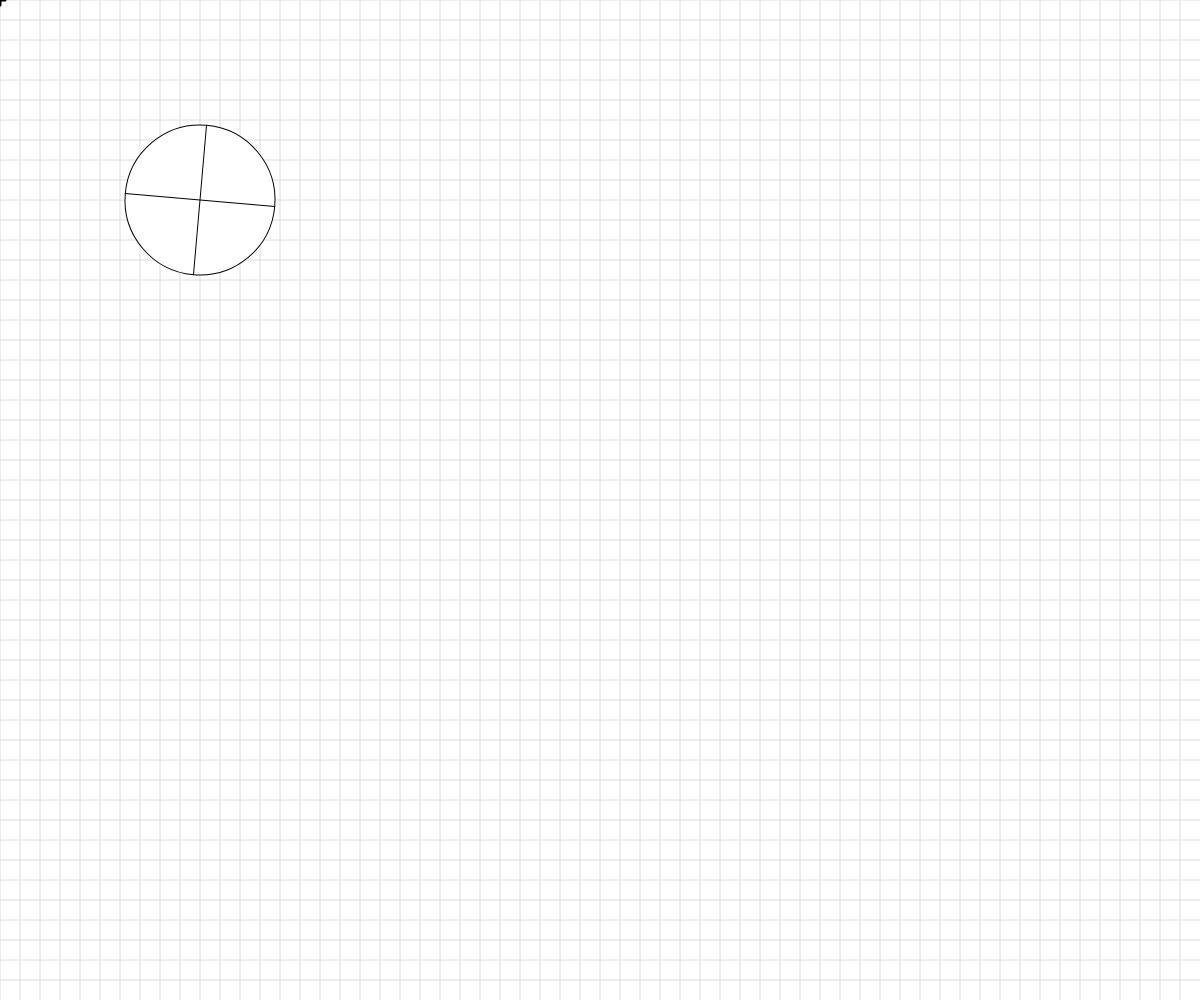
Frame 1 (no input)
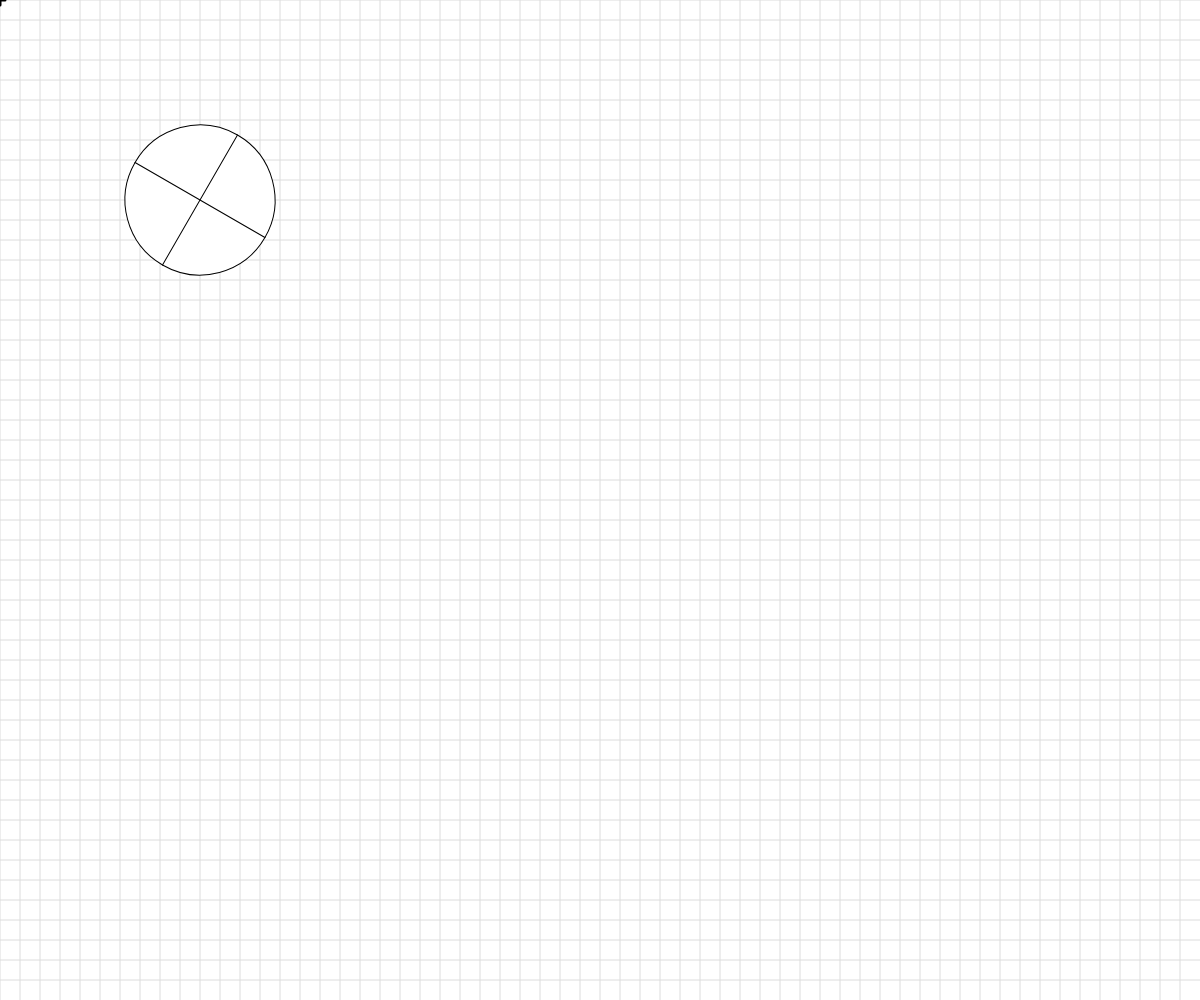
Frame 60 (no input)
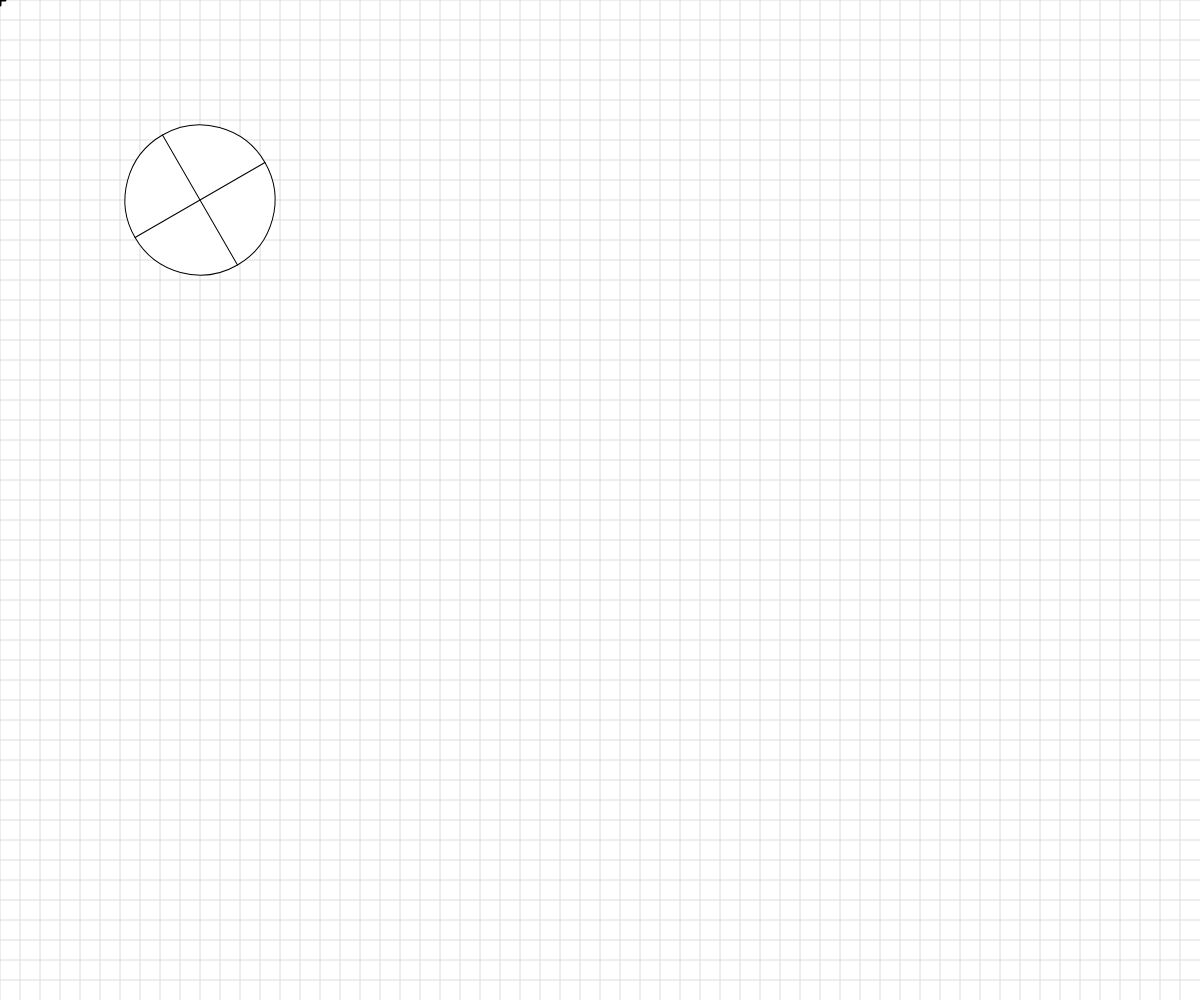
Frame 120 (the mouse pressed at the canvas centre since frame 60)

The p5.js sketch that drew these frames (run headless with seeded random() and noise() and a simulated clock; from frame 60 on, the mouse is pressed at the canvas centre):

// p5.js sketch
// ── sketch.js
// Basic Transformations Sandbox


let originalSpacing = 20;


function setup() {
  createCanvas(windowWidth, windowHeight);
}

function draw() {
  background(255);
  drawBasicGrid(220);


  push();
  // Cirle 
  translate(200, 200);
  angleMode(DEGREES);
  rotate(frameCount*5);
  circle(0, 0, 150);
  line(-75, 0, 75, 0);
  line(0, 75, 0, -75);
  pop();


  //transformation one: TRANSLATION
  // push(); // this makes a copy of coordinate
  // translate(100, 50);
  // drawBasicGrid(150);
  // rectangleRed(0, 0);
  // pop(); // discards the current coordinate system
  // rectangleBlue(0, 0);
 

  //add push()  pop()


  //transformation two: SCALE
  // rectangleRed(40, 0);
  // push();
  // // scale 1 → no change
  // // scale <1 → smaller system
  // // scale >1 → larger system 
  // let scaleAmount = mouseX;
  // scaleAmount = map(scaleAmount, 0, width, 0, 20);
  
  // translate(40, 40);
  // // move origin to rectangle location
  // scale(scaleAmount);
  // rectangleBlue(0, 0);


  // // scale(scaleAmount);  
  // // translate(100, 0);

  // // drawBasicGrid(150);
  // // rectangleBlue(20, 20);
  // pop();

  //transformation three: ROTATION
  //reminder: rotations are measured in radians, not degrees! Functions can help with the conversion...
  // angleMode(DEGREES)
  // push();
  // translate(width/2, height)
  // rotate(frameCount*25);;
  // drawBasicGrid(255);
  // face(0, 0)
  // pop();

  // //Combinations of Transformations
  // push();
  // scale(4);
  // translate(100, 40);
  // rotate(frameCount + 100);
  // face(0, 0)
  // pop();
}


function face(x, y) {
  //draw a face at x,y
  push();
  translate(x,y);
  ellipseMode(CENTER);
  fill(200,200,0);
  stroke(0);
  ellipse(0,0,80,80);
  fill(90, 140, 30, 220);
  triangle(-20, 20, 20, 20, 0, 30);
  fill(0);
  ellipse(-25,0,10,10);
  ellipse(25,0,10,10);
  strokeWeight(5);
  line(-30,-10,30,-10);
  strokeWeight(1);
  pop();

}

function rectangleRed(x, y) {
  //draw a red rectangle at x,y (sized 50 pixels square) - to visualize what happens to the coordinate system
  //when different basic transformations are applied.
  noStroke();
  fill(255, 0, 0, 150);
  rect(x, y, 50, 50);

}

function rectangleBlue(x, y) {
  //draw a red rectangle at x,y (sized 50 pixels square) - to visualize what happens to the coordinate system
  //when different basic transformations are applied.
  noStroke();
  fill(0, 0, 255, 150);
  rect(x, y, 50, 50);

}

function drawBasicGrid(shade) {
  //draw the normal cartesian Coordinate Grid, in a light color. Spaced at 20 px by default
  stroke(shade);
  for (let x = 0; x < width; x += 20) {
    line(x, 0, x, height);
  }
  for (let y = 0; y < height; y += 20) {
    line(0, y, width, y);
  }

  //Draw "X" at the origin
  strokeWeight(3);
  stroke(0);
  line(-5,0,5,0);
  line(0,5,0,-5);
  strokeWeight(1);
}
